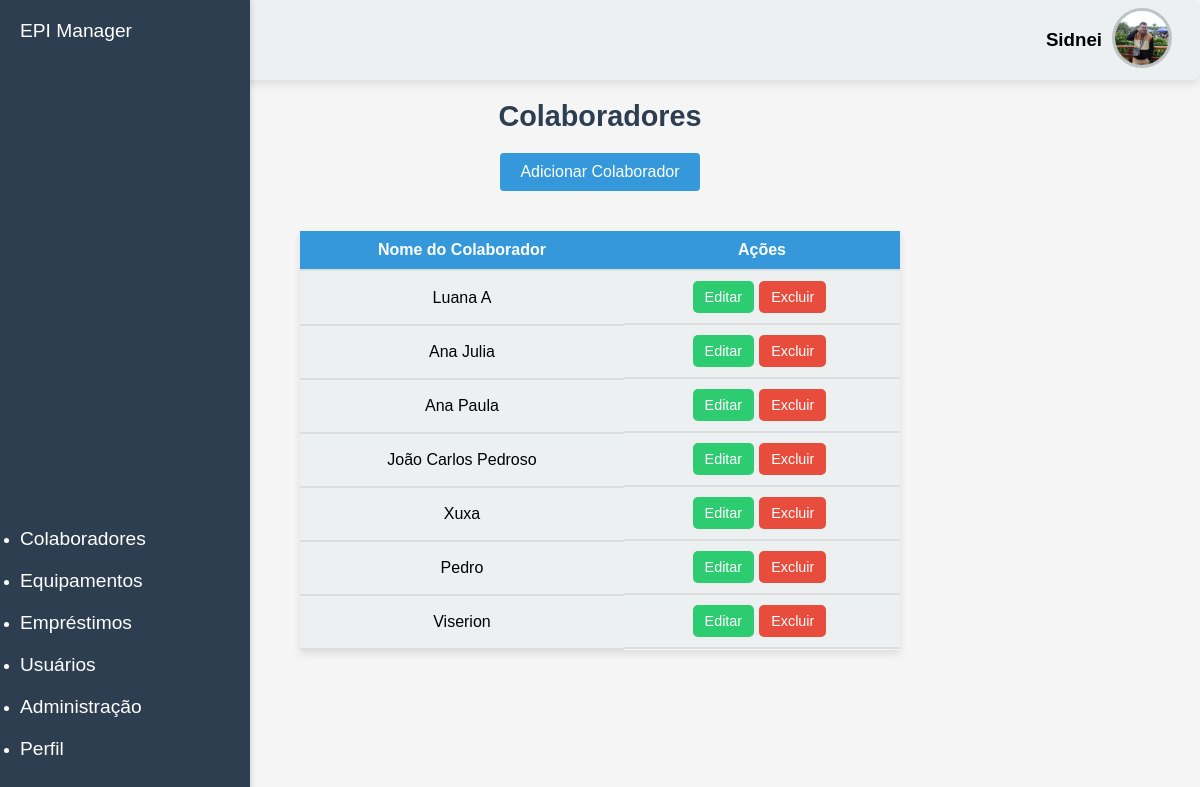
The app's page /colaborador/ (signed in) with its own data.
### core/models.py (models this page shows, shortened)
class UserProfile(models.Model):
    user = models.OneToOneField(User, on_delete=models.CASCADE)
    profile_picture = models.ImageField(upload_to='profile_pictures/', null=True, blank=True)
    bio = models.TextField(max_length=500, blank=True)

class Colaborador(models.Model):
    nome = models.CharField (max_length=100)
    data_nascimento = models.DateField(blank=True)
    class Meta:
        db_table='colaborador'

### core/views.py (the view)
# urls.py: path('colaborador/', views.colaborador),
@login_required(login_url='/login/')
def colaborador (request):
    colaboradores = Colaborador.objects.all()
    dados = {'colaboradores': colaboradores, 'show_logout':True}
    return render(request, 'colaborador.html', dados)

### core/templates/colaborador.html
{% extends "model-page.html" %}
{% block content %}
    <div class="content-wrapper">
        <h2>Colaboradores</h2>
        <a href="/colaborador/cadastrar/">
            <button type="button" class="add-button">Adicionar Colaborador</button>
        </a>
        <table class="table-listagem">
            <thead>
                <tr>
                    <th>Nome do Colaborador</th>
                    <th>Ações</th>
                </tr>
            </thead>
            <tbody>
                {% for colaborador in colaboradores %}
                <tr>
                    <td>{{ colaborador.nome }}</td>
                    <td class="table-buttons">
                        <a href="/colaborador/cadastrar/?id={{ colaborador.id }}" class="edit-btn">Editar</a>
                        <a href="" class="delete-btn" id="excluir-{{colaborador.id}}">Excluir</a>
                    </td>
                </tr>
                {% endfor %}
            </tbody>
        </table>
    </div>
{% endblock %}

### core/templates/model-page.html (shortened to what this page needs)
<!DOCTYPE html>
<html lang="pt-br">
<head>
    {% include "model-header.html" %}
    <link rel="stylesheet" href="https://cdnjs.cloudflare.com/ajax/libs/font-awesome/6.0.0-beta3/css/all.min.css">
    <link rel="stylesheet" href="https://cdnjs.cloudflare.com/ajax/libs/font-awesome/6.0.0-beta3/css/all.min.css">
    <link rel="stylesheet" href="style.css">
</head>
<body>
    <nav>
        <a href="/">EPI Manager</a>
        <div id="navbarNav">
            <ul>
                <li>
                    <a href="/colaborador/">Colaboradores</a>
                </li>
                <li>
                    <a href="/equipamento/">Equipamentos</a>
                </li>
                <li>
                    <a href="/emprestimo/">Empréstimos</a>
                </li>
                {% if user.is_superuser %}
                    <li>
                        <a href="/usuario/">Usuários</a>
                    </li>
                    <li>
                        <a href="/admin/">Administração</a>
                    </li>
                {% endif %}
                {% if user.is_authenticated %}
                    <li>
                        <a href="/usuario/perfil/">Perfil</a>
                    </li>
                {% endif %}
            </ul>
        </div>
    </nav>
        {% block content %} {% endblock %}
    {% include "model-footer.html" %}
</body>
</html>

### core/templates/model-header.html (shortened to what this page needs)
{% if show_logout %}
<div class="login-quick" style="position: relative;">
    {% if user.is_authenticated %}
    <div style="display: flex; justify-content: flex-end; align-items: center; padding-right: 20px;">
        <h3 style="margin-right: 10px;">
            {% if user.first_name %}
                {{ user.first_name }}
            {% else %}
                {{ user.username }}
            {% endif %}
        </h3>
        <a href="#" id="profile-icon" class="logout-btn">
            {% if user.userprofile.profile_picture %}
                <img src="{{ user.userprofile.profile_picture.url }}" alt="Foto de perfil" class="profile-picture">
            {% else %}
                <i class="fas fa-user-circle fa-3x"></i>
            {% endif %}
        </a>
    </div>
    {% else %}
        <a href="/login/" class="login-btn">
            <i class="fas fa-sign-in-alt"></i> Entrar
        </a>
    {% endif %}
</div>
{% endif %}
{% load static %}
<link rel="stylesheet" href="{% static 'css/style.css' %}">

### core/templates/model-footer.html (shortened to what this page needs)
<footer class="bg-light text-center text-lg-start">
    <div class="text-center p-3">
    </div>
</footer>

### core/static/css/style.css (style rules this page uses)
* { margin: 0; padding: 0; box-sizing: border-box; font-family: 'Arial', sans-serif; }
body { display: flex; min-height: 100vh; background-color: #f5f5f5; }
nav { width: 250px; background-color: #2c3e50; color: white; height: 100vh; position: fixed; top: 0; left: 0; padding: 20px; display: flex; flex-direction: column; justify-content: space-between; box-shadow: 2px 0 5px rgba(0, 0, 0, 0.1); transition: transform 0.3s ease; }
nav a { text-decoration: none; color: white; font-size: 1.2rem; margin-bottom: 20px; display: block; transition: color 0.3s; }
.content-wrapper { display: flex; flex-direction: column; align-items: center; width: 100%; padding: 20px; }
h2 { color: #2c3e50; font-size: 1.8rem; margin-bottom: 20px; text-align: center; width: 100%; }
.add-button { background-color: #3498db; color: white; padding: 10px 20px; border: none; border-radius: 4px; font-size: 1rem; cursor: pointer; transition: background-color 0.3s; margin-bottom: 20px; }
body { display: flex; flex-direction: column; min-height: 100vh; background-color: #f5f5f5; margin: 0; }
.login-quick { text-align: right; background-color: #ecf0f1; padding: 8px; border-radius: 8px; box-shadow: 0 4px 8px rgba(0, 0, 0, 0.1); width: 100%; margin: 0 auto; position: relative; }
.profile-picture { width: 60px; height: 60px; border-radius: 50%; border: 3px solid #bdc3c7; object-fit: cover; }
body { display: flex; min-height: 100vh; background-color: #f5f5f5; flex-direction: column; }
table { width: 100%; border-collapse: collapse; margin: 20px 0; box-shadow: 0 4px 8px rgba(0, 0, 0, 0.1); }
table th, table td { padding: 12px 15px; border: 1px solid #bdc3c7; text-align: left; }
table th { background-color: #3498db; color: white; justify-content: center; }
table tr:nth-child(even) { background-color: #f2f2f2; }
.table-buttons a { padding: 8px 12px; border-radius: 5px; text-decoration: none !important; color: white !important; font-size: 0.9rem; margin-right: 5px; transition: background-color 0.3s; display: flex; gap: 5px; }
.table-buttons .edit-btn { background-color: #2ecc71; width: fit-content; }
.table-buttons .delete-btn { background-color: #e74c3c; width: fit-content; }
.table-buttons { display: flex; justify-content: center; }
button, .add-button { background-color: #3498db; color: white; padding: 10px 20px; border: none; border-radius: 4px; font-size: 1rem; cursor: pointer; transition: background-color 0.3s; margin-bottom: 20px; }
table.table-listagem { width: 100%; max-width: 600px; margin: 20px auto; border-collapse: collapse; }
table.table-listagem th, table.table-listagem td { padding: 10px 15px; background-color: #ecf0f1; border: none; text-align: center; border-bottom: 2px solid #ddd; }
table.table-listagem th { background-color: #3498db; font-weight: bold; }
table.table-listagem tr { background-color: #ecf0f1; transition: background-color 0.3s ease; }

### records on screen
Colaborador: nome "Luana A"
Colaborador: nome "Ana Julia"
Colaborador: nome "Ana Paula"
Colaborador: nome "João Carlos Pedroso"
Colaborador: nome "Xuxa"
Colaborador: nome "Pedro"
Colaborador: nome "Viserion"

### other values on screen
{{ user.first_name }} "Sidnei"
